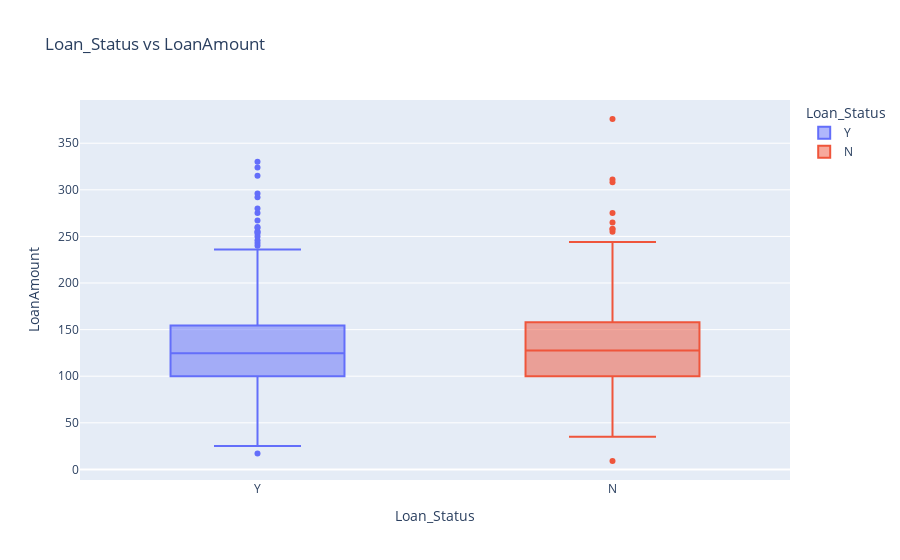

Notebook cell for this chart:
### Code cell
fig_loan_amount = px.box(df, x='Loan_Status', 
                         y='LoanAmount', 
                         color="Loan_Status",
                         title='Loan_Status vs LoanAmount')
fig_loan_amount.show()

### Figure 1 — Plotly figure (JSON) as saved in the notebook; plotly's stock layout.template omitted (floating-point values rounded to 4 significant figures; data arrays with more than 128 entries replaced by an {"elided": "..."} marker saying what was removed)
{"data": [{"alignmentgroup": "True", "hovertemplate": "Loan_Status=%{x}<br>LoanAmount=%{y}<extra></extra>", "legendgroup": "Y", "marker": {"color": "#636efa"}, "name": "Y", "notched": false, "offsetgroup": "Y", "orientation": "v", "showlegend": true, "type": "box", "x": {"elided": "380 str values"}, "x0": " ", "xaxis": "x", "y": {"elided": "380 int values"}, "y0": " ", "yaxis": "y"}, {"alignmentgroup": "True", "hovertemplate": "Loan_Status=%{x}<br>LoanAmount=%{y}<extra></extra>", "legendgroup": "N", "marker": {"color": "#EF553B"}, "name": "N", "notched": false, "offsetgroup": "N", "orientation": "v", "showlegend": true, "type": "box", "x": {"elided": "168 str values"}, "x0": " ", "xaxis": "x", "y": {"elided": "168 int values"}, "y0": " ", "yaxis": "y"}], "layout": {"autosize": true, "boxmode": "overlay", "legend": {"title": {"text": "Loan_Status"}, "tracegroupgap": 0}, "title": {"text": "Loan_Status vs LoanAmount"}, "xaxis": {"anchor": "y", "autorange": true, "categoryarray": ["Y", "N"], "categoryorder": "array", "domain": [0, 1], "range": [-0.5, 1.5], "title": {"text": "Loan_Status"}, "type": "category"}, "yaxis": {"anchor": "x", "autorange": true, "domain": [0, 1], "range": [-11.39, 396.4], "title": {"text": "LoanAmount"}, "type": "linear"}}}
